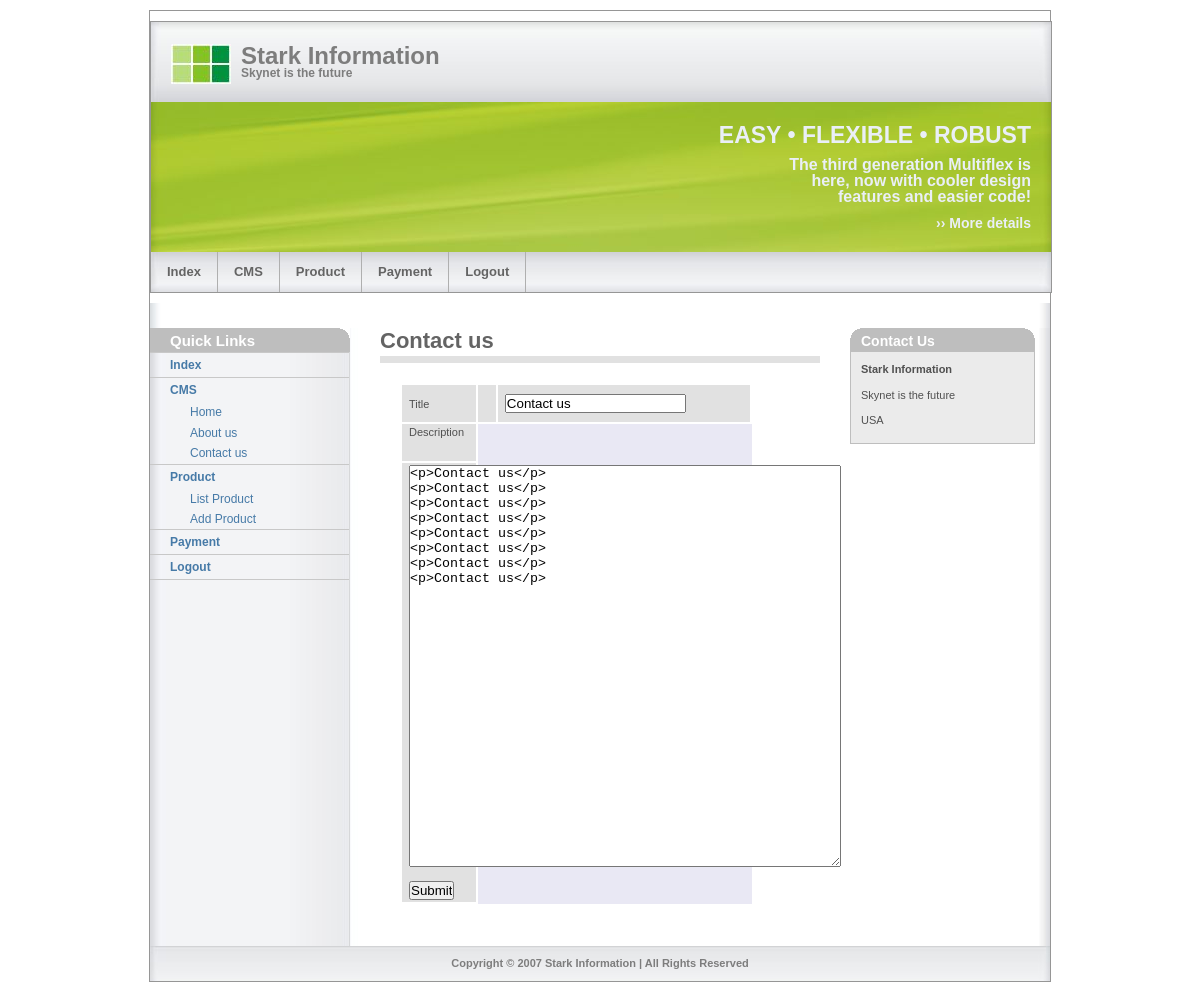
The app's page /adminpanel/contact.php (signed in) with its own data.
### tables this page shows
CREATE TABLE `tbl_cms` (
  `id` int(7) NOT NULL auto_increment,
  `name` varchar(255) NOT NULL default '',
  `page_title` varchar(255) NOT NULL default '',
  `content` blob NOT NULL,
  PRIMARY KEY  (`id`)
);

### adminpanel/contact.php (the view, shortened to what this page needs)
<!DOCTYPE html PUBLIC "-//W3C//DTD XHTML 1.0 Strict//EN" "http://www.w3.org/TR/xhtml1/DTD/xhtml1-strict.dtd">
<html xmlns="http://www.w3.org/1999/xhtml" lang="en">
<head>
  <link rel="stylesheet" type="text/css" media="screen,projection,print" href="../css/layout4_setup.css" />
  <link rel="stylesheet" type="text/css" media="screen,projection,print" href="../css/layout4_text.css" />
</head>
<body onLoad="setFocus()">
  <div class="page-container">
    <div class="header">
       <? include ('common/header1.php'); ?>
</div>
      <div class="header-breadcrumbs">
      </div>
    <div class="main">
		<? include('common/left.php'); ?>
      <div class="main-content">
        <h1 class="pagetitle">Contact us</h1>
        <div class="column1-unit">
		  <form action="#" method="post" name="frm_career" id="frm_career">
<table width="100%" align="center" style="width:80%; height:210px;" border="0" cellspacing="0" cellpadding="0">
<?
$title='';
$description='';
$result = mysql_query("SELECT * FROM tbl_cms where id=3");
$count=mysql_num_rows($result);
if($count>0)
{
while($row = mysql_fetch_array($result))
{
$title=$row['name'];
$description=$row['content'];
}
}
?>
 <tr><td height="50" width="20%" align="right">Title</td><td width="2%"></td><td width="78%" align="left"><input type="text" name="txt_title" id="txt_title" value="<?=$title?>"></td></tr>
 <tr><td align="right" valign="top">Description</td></tr>
 <tr><td align="left" valign="middle" >
	<?php
	$oFCKeditor = new FCKeditor('FCKeditor1') ;
	$oFCKeditor->BasePath = 'fckeditor/' ;
	$oFCKeditor->Value = $description ;
	$oFCKeditor->Create() ;
	?>
	<br><br>
    <input type="submit" value="Submit" name="submit">
</td></tr>
		</form>
        </div>
      </div>
      <? include ("common/right.php");?>
    </div>
<? include("common/footer.php"); ?>
  </div>
</body>
</html>

### adminpanel/fckeditor/fckeditor_php5.php (shortened to what this page needs)
<?php
function FCKeditor_IsCompatibleBrowser()
{
	if ( isset( $_SERVER ) ) {
		$sAgent = $_SERVER['HTTP_USER_AGENT'] ;
	}
	if ( strpos($sAgent, 'MSIE') !== false && strpos($sAgent, 'mac') === false && strpos($sAgent, 'Opera') === false )
	{
		$iVersion = (float)substr($sAgent, strpos($sAgent, 'MSIE') + 5, 3) ;
		return ($iVersion >= 5.5) ;
	}
	else if ( strpos($sAgent, 'Gecko/') !== false )
	{
		$iVersion = (int)substr($sAgent, strpos($sAgent, 'Gecko/') + 6, 8) ;
		return ($iVersion >= 20030210) ;
	}
	else if ( strpos($sAgent, 'Opera/') !== false )
	{
		$fVersion = (float)substr($sAgent, strpos($sAgent, 'Opera/') + 6, 4) ;
		return ($fVersion >= 9.5) ;
	}
	else if ( preg_match( "|AppleWebKit/(\d+)|i", $sAgent, $matches ) )
	{
		$iVersion = $matches[1] ;
		return ( $matches[1] >= 522 ) ;
	}
	else
		return false ;
}
class FCKeditor
{
	public $InstanceName ;
	public $BasePath ;
	public $Width ;
	public $Height ;
	public $ToolbarSet ;
	public $Value ;
	public function __construct( $instanceName )
 	{
		$this->InstanceName	= $instanceName ;
		$this->BasePath		= '/fckeditor/' ;
		$this->Width		= '430' ;
		$this->Height		= '400' ;
		$this->ToolbarSet	= 'Default' ;
		$this->Value		= '' ;
	}
	public function Create()
	{
		echo $this->CreateHtml() ;
	}
	public function CreateHtml()
	{
		$HtmlValue = htmlspecialchars( $this->Value ) ;
		$Html = '' ;
		if ( $this->IsCompatible() )
		{
			if ( isset( $_GET['fcksource'] ) && $_GET['fcksource'] == "true" )
				$File = 'fckeditor.original.html' ;
			else
				$File = 'fckeditor.html' ;
			$Link = "{$this->BasePath}editor/{$File}?InstanceName={$this->InstanceName}" ;
			if ( $this->ToolbarSet != '' )
				$Link .= "&amp;Toolbar={$this->ToolbarSet}" ;
			$Html .= "<input type=\"hidden\" id=\"{$this->InstanceName}\" name=\"{$this->InstanceName}\" value=\"{$HtmlValue}\" style=\"display:none\" />" ;
			$Html .= "<input type=\"hidden\" id=\"{$this->InstanceName}___Config\" value=\"" . $this->GetConfigFieldString() . "\" style=\"display:none\" />" ;
			$Html .= "<iframe id=\"{$this->InstanceName}___Frame\" src=\"{$Link}\" width=\"{$this->Width}\" height=\"{$this->Height}\" frameborder=\"0\" scrolling=\"no\"></iframe>" ;
		}
		else
		{
			if ( strpos( $this->Width, '%' ) === false )
				$WidthCSS = $this->Width . 'px' ;
			else
				$WidthCSS = $this->Width ;
			if ( strpos( $this->Height, '%' ) === false )
				$HeightCSS = $this->Height . 'px' ;
			else
				$HeightCSS = $this->Height ;
			$Html .= "<textarea name=\"{$this->InstanceName}\" rows=\"4\" cols=\"40\" style=\"width: {$WidthCSS}; height: {$HeightCSS}\">{$HtmlValue}</textarea>" ;
		}
		return $Html ;
	}
	public function IsCompatible()
	{
		return FCKeditor_IsCompatibleBrowser() ;
	}
}

### css/layout4_setup.css (style rules this page uses)
* { padding:0; margin:0; }
body { font-size:62.5%; background-color:rgb(255,255,255); font-family:verdana,arial,sans-serif; }
.page-container { width:900px; margin:0px auto; margin-top:10px; margin-bottom:10px; border:solid 1px rgb(150,150,150); font-size:1.0em; }
.main { clear:both; width:900px; padding-bottom:30px; background:transparent url(../img/bg_main_withnav.jpg) top left repeat-y; }
.main-content { display:inline; ; float:left; width:440px; margin:0 0 0 30px; overflow:visible !important ; overflow:hidden ; }
.header { width:900px; font-family:"trebuchet ms",arial,sans-serif; }
.header-breadcrumbs { clear:both; width:900px; padding:1.0em 0 1.5em 0; background:rgb(255,255,255) url(../img/bg_head_breadcrumbs.jpg) repeat-y; }
.column1-unit { width:440px; margin-bottom:10px !important ; margin-bottom:5px ; }
.page-container:after, .header:after, .header-bottom:after, .header-breadcrumbs:after, .main:after, .main-navigation:after, .main-content:after, .main-content div:after, .main-subcontent:after { content:"."; display:block; height:0; clear:both; visibility:hidden; }
.column1-unit:after, .column2-unit-left:after, .column2-unit-right:after, .column3-unit-left:after, .column3-unit-middle:after, .column3-unit-right:after { content:"."; display:block; height:0; clear:both; visibility:hidden; }

### css/layout4_text.css (style rules this page uses)
.main-content h1.pagetitle { margin:0 0 0.4em 0; padding:0 0 2px 0; border-bottom:solid 7px rgb(225,225,225); font-family:"trebuchet ms",arial,sans-serif; color:rgb(100,100,100); font-weight:bold; font-size:220%; }
.main-content h1 { clear:both; margin:1.0em 0 0.5em 0; font-family:"trebuchet ms",arial,sans-serif; color:rgb(80,80,80); font-weight:normal; font-size:210%; }
.main-content table { clear:both; width:400px; margin:2.0em 0 0.2em 20px; table-layout: fixed; border-collapse:collapse; empty-cells:show; background-color:rgb(233,232,244); }
.main-content table td { height:3.0em; padding:2px 7px 2px 7px; border-left:solid 2px rgb(255,255,255); border-right:solid 2px rgb(255,255,255); border-top:solid 2px rgb(255,255,255); border-bottom:solid 2px rgb(255,255,255); background-color:rgb(225,225,225); text-align:left; font-weight:normal; color:rgb(80,80,80); font-size:110%; }

### css/header1_setup.css (style rules this page uses)
* { padding:0; margin:0; }
body { font-size:62.5%; background-color:rgb(255,255,255); font-family:verdana,arial,sans-serif; }
.page-container { width:900px; margin:0px auto; margin-top:10px; margin-bottom:10px; border:solid 1px rgb(150,150,150); font-size:1.0em; }
.header { width:900px; font-family:"trebuchet ms",arial,sans-serif; }
.header-breadcrumbs { clear:both; width:900px; padding:1.0em 0 1.5em 0; background:rgb(255,255,255) url(../img/bg_head_breadcrumbs.jpg) repeat-y; }
.page-container:after, .header:after, .header-bottom:after, .header-breadcrumbs:after { content:"."; display:block; height:0; clear:both; visibility:hidden; }

### records on screen
tbl_cms: txt_title "Contact us", FCKeditor1 "<p>Contact us</p> <p>Contact us</p> <p>Contact us</p> <p>Contact us</p> <p>Contact us</p> <p>Contact us</p> <p>Contact us</p> <p>Contact us</p>"
